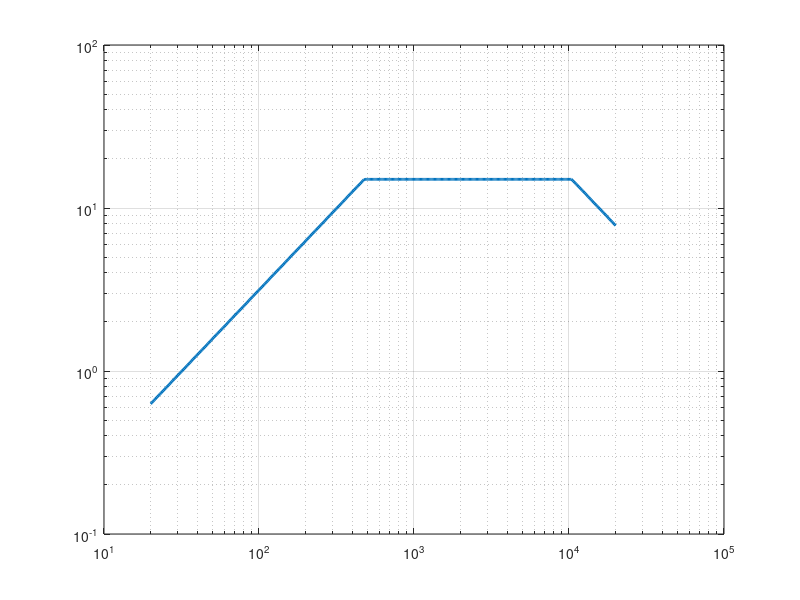

MATLAB code for this plot: (Note: this script raises an error after producing the figure.)
%CARTRIDGE_PARAM_SWEEP_V2
%   Maps which combinations of the two UNMEASURED cartridge parameters
%   (L1, R) are consistent with the AT-VM95E datasheet's published claims.
%
%   ==================================================================
%   CHANGES FROM V1 - three bugs, all of which made the sweep useless
%   ==================================================================
%
%   1. UNITS. Hforce comes out in DYNE per (cm/s), not gram-force.
%      Compliance in cm/dyne and velocity in cm/s make the analogy's
%      impedance dyne-s/cm. V1 compared dynes against a 2.0 gram-force
%      limit - a factor of 980.7 too strict. Fixed by DYNE_PER_GF.
%
%   2. TEST SIGNAL. V1 used a constant 5 cm/s across the whole band.
%      At 20 Hz that implies 5/(2*pi*20) = 398 um of displacement.
%      Real groove modulation peaks near 50 um, so V1 was demanding
%      about 8x the maximum a cutting lathe can physically cut. Force
%      scales as displacement/compliance, so this demanded ~6.2 gf at
%      20 Hz REGARDLESS of L1 and R - criterion B failed everywhere for
%      a reason unrelated to the swept parameters. Fixed by the
%      three-limit velocity envelope below.
%
%   3. PLOTTING. Peak force spans orders of magnitude (Q ~ 63 at R = 2),
%      so contourf put all its levels in one corner. Fixed with log
%      scaling on the force map, explicit clim() on the feasibility map,
%      and margin plots that show HOW MUCH each criterion passes or
%      fails by rather than just whether it does.
%
%   ==================================================================
%   THE VELOCITY ENVELOPE
%   ==================================================================
%   Recorded velocity is bounded by three independent physical limits:
%
%       v(f) = min( 2*pi*f*A_MAX ,  V_MAX ,  a_max/(2*pi*f) )
%              \_____________/      \___/    \____________/
%               displacement-       velocity- acceleration-
%               limited (groove      limited  limited (cutter
%               pitch), LF           midband  and stylus), HF
%
%   With the defaults below the corners land at ~477 Hz and ~10.4 kHz.
%
%   Consequence worth understanding: in the constant-amplitude region
%   the demanded force is A_MAX/C2 - CONSTANT, and independent of both
%   swept parameters. So the LF end stops discriminating and criterion B
%   starts biting where it should, at the HF resonance, where it
%   discriminates on R through the resonance Q.
%
%   ==================================================================
%   UNITS (the direct analogy's own)
%     mH = mg (mass)          uF = u(cm/dyne) (compliance)
%     ohm = dyne-s/cm         A = cm/s        V = dyne
%   1 um/mN and 1 u(cm/dyne) are numerically identical (both 1e-3 m/N),
%   so datasheet compliance drops straight in with no conversion.
%   ==================================================================

clear; clc; close all;

DYNE_PER_GF = 980.665;   % gravitational acceleration, cm/s^2

%% ------------------------------------------------------------------
%  Known parameters (NOT swept)
%  ------------------------------------------------------------------
C1 = 0.0506e-6;    % vinyl surface compliance, u(cm/dyne).
                   % Property of the record + stylus contact patch, not
                   % the cartridge. Back-calculated from Pspatial's
                   % 25 kHz parallel resonance. Scales roughly as
                   % 1/(contact area) - reduce it to model a Shibata or
                   % microline stylus in the same VM95 body.

C2 = 6.5e-6;       % bearing compliance, u(cm/dyne) = um/mN.
                   % AT-VM95E published DYNAMIC compliance @ 100 Hz.
                   % This is a known datasheet value and is never swept.
                   % (See the Zener note at the bottom for how the
                   % datasheet STATIC compliance enters.)

%% ------------------------------------------------------------------
%  Velocity envelope - what a record can physically carry
%  ------------------------------------------------------------------
A_MAX = 50e-4;     % cm. Peak groove displacement, LF limit. ~50 um is
                   % a loud LP; variable-pitch cutting can exceed it
                   % briefly. This one parameter sets the entire LF
                   % force demand (= A_MAX/C2), so it matters.
V_MAX = 15;        % cm/s. Peak midband velocity. 5 cm/s is the
                   % reference level; 15 is a loud passage.
A_ACC = 1000 * DYNE_PER_GF;   % cm/s^2. Peak acceleration, HF limit.
                   % ~1000 g is the usual figure quoted for tracking-
                   % test records.

%% ------------------------------------------------------------------
%  Acceptance criteria
%  ------------------------------------------------------------------
F_MIN_HF    = 20e3;   % Hz. Lowest acceptable L1/C1 resonance, since AT
                      % specifies response to 20 kHz.
VTF_MAX     = 2.0;    % gram-force. AT-VM95E nominal tracking force.
FLAT_TOL_DB = 5.0;    % dB p-p, 20 Hz - 20 kHz.
                      % *** WEAKEST CRITERION - THIS IS AN ASSUMPTION. ***
                      % AT publishes a response RANGE (20-22 kHz) but no
                      % tolerance, so there is no published number to
                      % test against. Real MM cartridges show +2 to +5 dB
                      % of rise near the tip-mass resonance and that is
                      % normal, not a defect. V1 used 2 dB, which rejects
                      % essentially every physically real cartridge.
                      % Treat results from this criterion with suspicion.

%% ------------------------------------------------------------------
%  Sweep ranges
%  ------------------------------------------------------------------
L1_vec = linspace(0.2e-3, 1.4e-3, 140);   % mg. Typical MM tip mass is
                                          % 0.3-1.0 mg (aluminium
                                          % cantilever).
R_vec  = linspace(5, 200, 140);           % dyne-s/cm. Extended upward
                                          % from V1 - the feasible
                                          % region turns out to sit
                                          % higher than the article's
                                          % R = 40.

f  = logspace(log10(20), log10(20e3), 400);
w  = 2*pi*f;
jw = 1i*w;

%% ------------------------------------------------------------------
%  Build the velocity envelope
%  ------------------------------------------------------------------
v_env = min( min(w*A_MAX, V_MAX), A_ACC./w );   % cm/s vs frequency

f_corner_lo = V_MAX / (2*pi*A_MAX);
f_corner_hi = A_ACC / (2*pi*V_MAX);
fprintf('Velocity envelope corners: %.0f Hz and %.1f kHz\n', ...
        f_corner_lo, f_corner_hi/1e3);
fprintf('LF force demand (displacement-limited region):\n');
fprintf('  A_MAX/C2 = %.0f dyne = %.2f gf  (independent of L1 and R)\n', ...
        A_MAX/C2, A_MAX/C2/DYNE_PER_GF);
if A_MAX/C2/DYNE_PER_GF > VTF_MAX
    fprintf(['  *** This ALONE exceeds VTF_MAX. Nothing can pass.\n' ...
             '      Either A_MAX is too large or the cartridge genuinely\n' ...
             '      cannot track this record at this VTF. ***\n']);
end
fprintf('\n');

%% ------------------------------------------------------------------
%  Analytical bounds (no sweep needed)
%  ------------------------------------------------------------------
L1_ceiling = 1 / (C1 * (2*pi*F_MIN_HF)^2);
fprintf('Criterion A hard ceiling: L1 <= %.3f mg\n', L1_ceiling*1e3);
fprintf('  (heavier armature puts the HF resonance below %.0f kHz)\n\n', ...
        F_MIN_HF/1e3);

fprintf('R_crit = 2*sqrt(L1/C2), below which the force zeros go complex\n');
fprintf('and a real notch appears:\n');
for L1t = [0.4e-3 0.8e-3 1.2e-3]
    fprintf('  L1 = %.1f mg -> R_crit = %.1f\n', L1t*1e3, 2*sqrt(L1t/C2));
end
fprintf('\n');

%% ------------------------------------------------------------------
%  Sweep
%  ------------------------------------------------------------------
nL = numel(L1_vec);  nR = numel(R_vec);

f_hf       = zeros(nL, nR);   % HF resonance, Hz
peak_force = zeros(nL, nR);   % max demanded force, GRAM-FORCE
ripple_dB  = zeros(nL, nR);   % p-p flatness of Hvel, dB
f_at_peak  = zeros(nL, nR);   % where the force peak occurs, Hz

Zc1 = 1 ./ (jw * C1);         % independent of swept params

for i = 1:nL
    L1 = L1_vec(i);
    for j = 1:nR
        R = R_vec(j);

        Zbranch = jw*L1 + 1./(jw*C2) + R;

        Hvel   = Zc1 ./ (Zc1 + Zbranch);
        Hforce = (Zc1 .* Zbranch) ./ (Zc1 + Zbranch);

        f_hf(i,j) = 1 / (2*pi*sqrt(L1*C1));

        % Force demanded by the envelope, converted to gram-force.
        force_gf = abs(Hforce) .* v_env / DYNE_PER_GF;
        [peak_force(i,j), idx] = max(force_gf);
        f_at_peak(i,j) = f(idx);

        magdB = 20*log10(abs(Hvel));
        ripple_dB(i,j) = max(magdB) - min(magdB);
    end
end

%% ------------------------------------------------------------------
%  Feasibility
%  ------------------------------------------------------------------
passA = f_hf       >= F_MIN_HF;
passB = peak_force <= VTF_MAX;
passC = ripple_dB  <= FLAT_TOL_DB;
feasible = passA & passB & passC;

fprintf('Pass rates: A %.0f%%   B %.0f%%   C %.0f%%   ALL %.1f%%\n', ...
        100*mean(passA(:)), 100*mean(passB(:)), ...
        100*mean(passC(:)), 100*mean(feasible(:)));

if ~any(feasible(:))
    fprintf(['\nNOTHING PASSES. Read the individual rates above before\n' ...
             'touching any criterion - they tell you which one is\n' ...
             'binding. If C is the culprit, suspect the criterion\n' ...
             '(FLAT_TOL_DB is an assumption, not a published spec)\n' ...
             'before suspecting the model.\n']);
end

%% ------------------------------------------------------------------
%  Plots
%  ------------------------------------------------------------------
[RR, LL] = meshgrid(R_vec, L1_vec*1e3);

figure('Name','Velocity envelope','Position',[100 100 560 380]);
loglog(f, v_env, 'LineWidth', 2); grid on; hold on;
xline(f_corner_lo, 'k--'); xline(f_corner_hi, 'k--');
xlabel('Frequency (Hz)'); ylabel('Peak velocity (cm/s)');
title('Recorded velocity envelope (three physical limits)');

figure('Name','Cartridge parameter feasibility','Position',[100 100 1100 800]);

subplot(2,3,1);
contourf(RR, LL, f_hf/1e3, 20, 'LineColor','none'); hold on;
contour(RR, LL, f_hf, [F_MIN_HF F_MIN_HF], 'w-', 'LineWidth', 2);
colorbar; xlabel('R (dyne-s/cm)'); ylabel('L1 (mg)');
title('A: HF resonance (kHz)');

subplot(2,3,2);
contourf(RR, LL, log10(peak_force), 20, 'LineColor','none'); hold on;
contour(RR, LL, peak_force, [VTF_MAX VTF_MAX], 'w-', 'LineWidth', 2);
cb = colorbar; cb.Label.String = 'log_{10}(gram-force)';
xlabel('R (dyne-s/cm)'); ylabel('L1 (mg)');
title(sprintf('B: peak force demand, limit %.1f gf', VTF_MAX));

subplot(2,3,3);
contourf(RR, LL, ripple_dB, 20, 'LineColor','none'); hold on;
contour(RR, LL, ripple_dB, [FLAT_TOL_DB FLAT_TOL_DB], 'w-', 'LineWidth', 2);
colorbar; xlabel('R (dyne-s/cm)'); ylabel('L1 (mg)');
title('C: response ripple (dB p-p)');

% Margin plots - how much each criterion passes/fails by. Far more
% informative than a binary map when nothing passes.
subplot(2,3,4);
margB = 20*log10(VTF_MAX ./ peak_force);
contourf(RR, LL, margB, 20, 'LineColor','none'); hold on;
contour(RR, LL, margB, [0 0], 'w-', 'LineWidth', 2);
colorbar; xlabel('R (dyne-s/cm)'); ylabel('L1 (mg)');
title('B margin (dB, >0 passes)');

subplot(2,3,5);
contourf(RR, LL, f_at_peak/1e3, 20, 'LineColor','none');
colorbar; xlabel('R (dyne-s/cm)'); ylabel('L1 (mg)');
title('Frequency of peak force demand (kHz)');

subplot(2,3,6);
imagesc(R_vec, L1_vec*1e3, double(feasible));
set(gca,'YDir','normal'); clim([0 1]);
colormap(gca, [0.88 0.88 0.88; 0.15 0.55 0.35]);
xlabel('R (dyne-s/cm)'); ylabel('L1 (mg)');
title('Feasible (all three)');

%% ------------------------------------------------------------------
%  Report
%  ------------------------------------------------------------------
if any(feasible(:))
    [iF, jF] = find(feasible);
    fprintf('\nFeasible region spans:\n');
    fprintf('  L1: %.3f to %.3f mg\n', min(L1_vec(iF))*1e3, max(L1_vec(iF))*1e3);
    fprintf('  R : %.1f to %.1f dyne-s/cm\n', min(R_vec(jF)), max(R_vec(jF)));
    fprintf('\nCentroid (convenience only - meaningless if the region\n');
    fprintf('is L-shaped or disconnected, so look at the map first):\n');
    fprintf('  L1 = %.3f mg,  R = %.1f\n', ...
            mean(L1_vec(iF))*1e3, mean(R_vec(jF)));
end

%% ------------------------------------------------------------------
%  ZENER BEARING - clarifying the V1 comment, which was wrong
%  ------------------------------------------------------------------
% V1's comment implied you were waiting on a datasheet value you did not
% have. You are not, and C2 was never a swept parameter.
%
% C2 above IS the datasheet number - the DYNAMIC compliance at 100 Hz.
% The sweep only ever estimates L1 and R.
%
% The datasheet ALSO gives a STATIC compliance, and the simple C2+R pair
% has nowhere to put it. The Zener (standard linear solid) model does,
% and stays rational so the whole tf/lsim/series toolchain still works:
%
%     Ceff(s) = Cinf + (C0 - Cinf)/(1 + s*tau)
%     Zbear(s) = 1/(s*Ceff(s))
%
%   C0   <- datasheet STATIC compliance
%   Cinf <- datasheet DYNAMIC compliance (100 Hz, ~ the HF asymptote)
%   tau  <- the only genuinely free parameter
%
% This REPLACES C2 and R together - relaxation IS the damping, so
% keeping both double-counts one physical mechanism. The sweep then
% becomes (L1, tau) rather than (L1, R), with better physical grounding
% and one fewer unconstrained parameter.
%
% Sanity check on the current model: it already has implicit frequency-
% dependent compliance, Ceff(s) = C2/(1 + s*R*C2), cornering at
% 1/(R*C2) = 159 Hz for R = 40. Suspiciously close to AT's 100 Hz
% measurement point, which suggests the article's values are physically
% sane. What the two-parameter form gets wrong is driving compliance to
% zero at HF rather than to a finite glassy plateau - exactly what the
% third parameter fixes.
